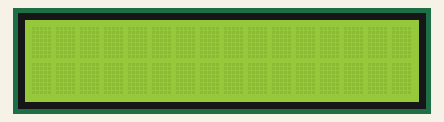
Recording of a sketch running on a simulated Arduino Uno, built with avr-gcc and run on an emulated ATmega328P. On the bench: 16×2 character LCD.

Above: at 0.1 s.
At 0.9 s:
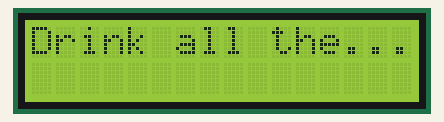
At 1.7 s:
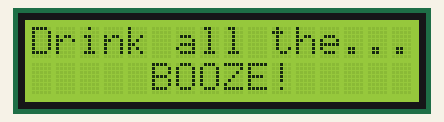
At 2.5 s:
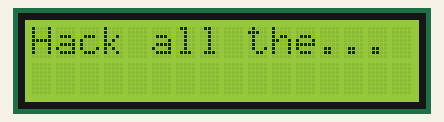
At 3.3 s:
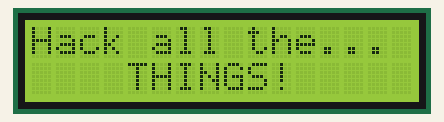

Measured:
- by itself, everything shown: repeats every 3.2 s, in 4 steps
- what the display in image 1 shows lasts 0.8 s, from 0.8 s to 1.6 s

The sketch:

TesteLCD2.ino
```cpp
#include <LiquidCrystal.h>

// Setup the LiquidCrystal library with the pin numbers we have
// physically connected the module to.
LiquidCrystal lcd(7, 6, 5, 4, 3, 2);

int lastUpdate = 0;
int currentIndex = 0;
char* lyrics[] = {
  "Drink all the...",
  "     BOOZE!     ",
  "Hack all the... ",
  "    THINGS!     "
};

void setup() {
  // Setup the number of columns and rows that are available on the LCD.
  lcd.begin(16, 2);
}

void loop() {
  // Get the time in milliseconds since the last reset.
  int time = millis();

  // If 800 milliseconds have passed since we last updated
  // the text on the screen, print the next line of the
  // lyrics on the screen.
  if ((time  - lastUpdate) >= 800)
  {
    // Move the cursor back to the first column of the first row.
    lcd.setCursor(0, 0);

    // If we are writing "Drink all the..." or "Hack all the..."
    // then clear the screen and print the appropriate line.
    if (currentIndex == 0 || currentIndex == 2)
    {
      lcd.clear();
      lcd.setCursor(0, 0);
      lcd.print(lyrics[currentIndex]);
    }
    else
    {
      // If we are writing the second line, move the cursor there
      // and print the appropriate line.
      lcd.setCursor(0, 1);
      lcd.print(lyrics[currentIndex]);
    }

    // Increment or reset the current index.
    if (currentIndex == 3)
    {
      currentIndex = 0;
    }
    else
    {
      currentIndex += 1;
    }

    // Update the time that we last refreshed the screen to track
    // when to update it again.
    lastUpdate = time;
  }
}
```
